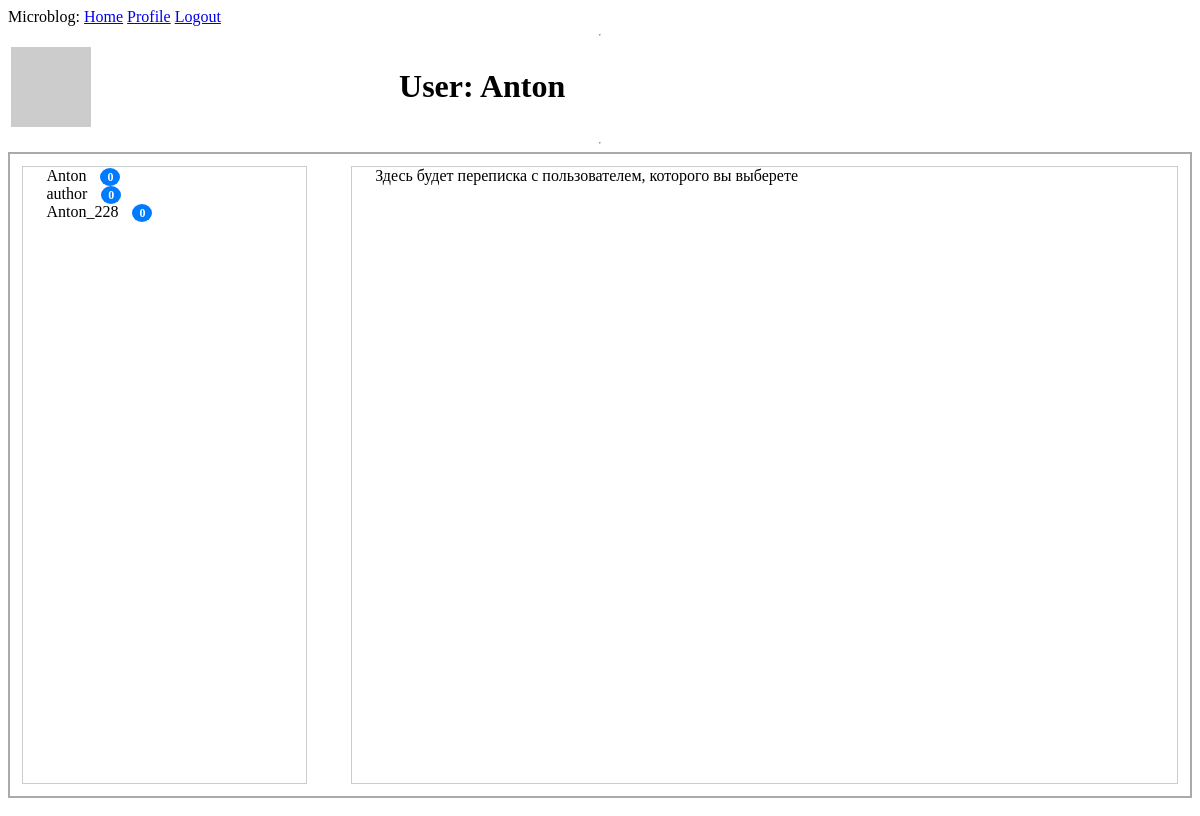
The page /user/Anton (signed in) on the database as committed earlier.
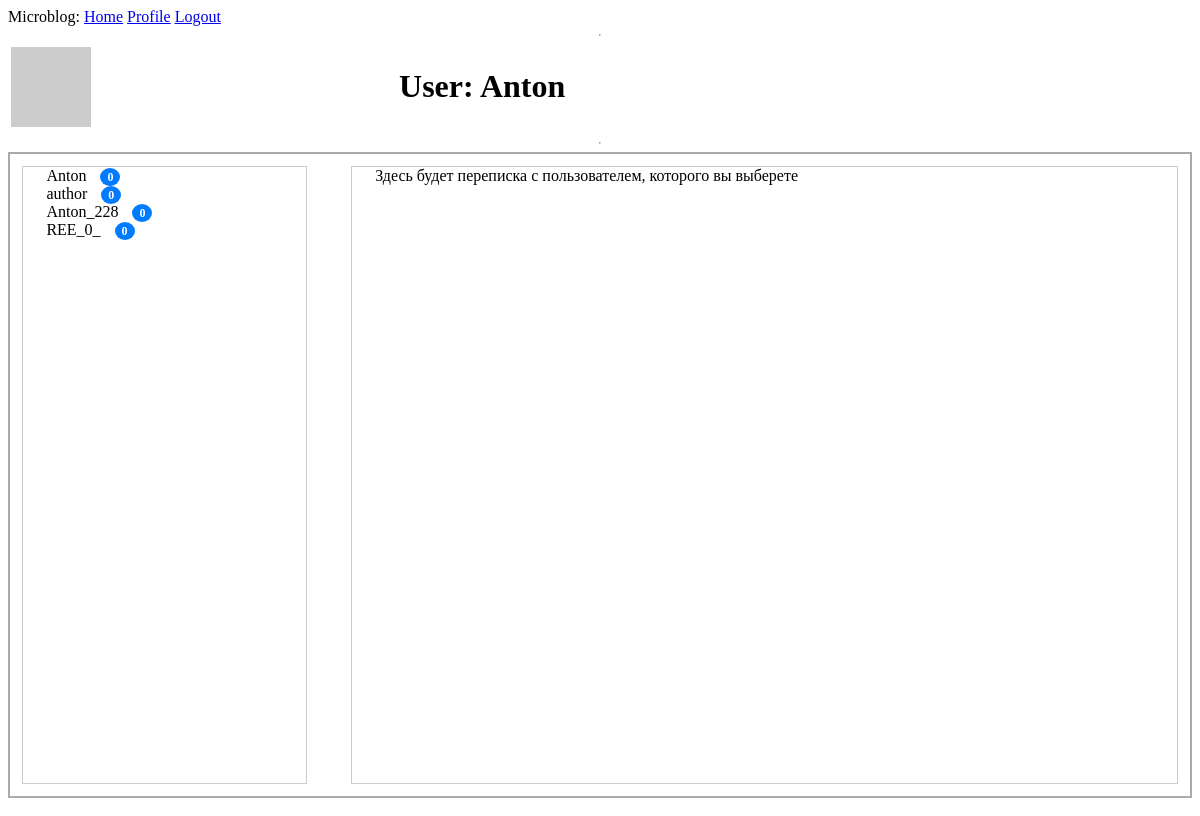
The same page on the database as committed later.
### app/models.py (models this page shows, shortened)
class User(UserMixin, db.Model):
    id: so.Mapped[int] = so.mapped_column(primary_key=True)
    username: so.Mapped[str] = so.mapped_column(sa.String(64), index=True, unique=True)
    email: so.Mapped[str] = so.mapped_column(sa.String(120), index=True, unique=True)
    password_hash: so.Mapped[Optional[str]] = so.mapped_column(sa.String(256))
    sent_messages: so.WriteOnlyMapped['Message'] = so.relationship(
        back_populates='author',
        foreign_keys='Message.sender_id'
    )
    received_messages: so.WriteOnlyMapped['Message'] = so.relationship(
        back_populates='recipient',
        foreign_keys='Message.receiver_id'
    )
    def avatar(self, size):
        digest = md5(self.email.lower().encode('utf-8')).hexdigest()
        return f'https://www.gravatar.com/avatar/{digest}?d=identicon&s={size}'

### app/routes.py (the view)
@app.route('/user/<username>', methods=['GET'])
@login_required
def user(username):
    user = db.first_or_404(sa.select(User).where(User.username == username))
    contacts = db.session.scalars(
        sa.select(User).where(User.username != current_user.username)
    ).all()
    form = MessageForm()
    chat_with_id = request.args.get('chat_with', type=int)
    return render_template(
        'user.html',
        user=user,
        contacts=contacts,
        form=form,
        chat_with_id=chat_with_id  # Передаем этот ID в HTML
    )

### app/models.py (called while the page is built)
@login.user_loader
def load_user(id):
  return db.session.get(User, int(id))

### app/templates/user.html (shortened to what this page needs)
{% extends "base.html" %}
{% block content %}
    <table>
        <tr valign="top" >
            <td><img src="{{ user.avatar(64) }}"></td>
            <td><h1>User: {{ user.username }}</h1></td>
        </tr>
    </table>
    <hr>
    <div class="wrapper">
        <div class="flex-item contacts">
            {% for contact in contacts %}
                <div class="clickable" data-id="{{ contact.id }}" style="color:{%if chat_with_id == contact.id%} red {% else %} black {%endif%}">
                    {{ contact.username }}
                    <span class="unread-badge" id="badge-{{contact.id}}"
                    style="background : #007bff; color : white; border-radius: 50%; padding : 2px 7px;
                        font-size : 12px; margin-left : 10px; font-weight : bold"
                    >
                        0
                    </span>
                </div>
            {% endfor %}
        </div>
        <div class="flex-item messages">
            <div id="output-box">
                Здесь будет переписка с пользователем, которого вы выберете
            </div>
        </div>
    </div>
{% endblock %}

### app/templates/base.html (shortened to what this page needs)
<!DOCTYPE html>
<html lang="en">
<head>
    <link rel="stylesheet" href="{{ url_for('static', filename='style.css') }}">
</head>
<body>
    <div>
      Microblog:
      <a href="{{ url_for('index') }}">Home</a>
      {% if current_user.is_anonymous %}
        <a href="{{ url_for('login') }}">Login</a>
      {% else %}
        <a href="{{ url_for('user', username=current_user.username) }}">Profile</a>
        <a href="{{ url_for('logout') }}">Logout</a>
      {% endif %}
    </div>
    <hr>
    {% block content %}{% endblock %}
</body>
</html>

### app/static/style.css (style rules this page uses)
body { margin: 0; padding: 0; height: 100%; }
body { display: flex; flex-direction: column; height: 100vh; box-sizing: border-box; overflow: hidden !important; }
.wrapper { display: flex; border: 2px #aaa solid; flex: 1; min-height: 0; box-sizing: border-box; width: 100%; gap: 20px; margin-bottom: 10px; }
.flex-item { margin: 1%; border: 1px #ccc solid; padding-right: 2%; padding-left: 2%; }
.contacts { overflow-y: auto; flex: 0 0 20%; min-width: 0; }
.messages { display: flex; flex-direction: column; flex: 1; box-sizing: border-box; min-width: 0; }
#output-box { overflow-y: auto; }

Rows that differ between the two databases and show on the page:
added User: username "REE_0_"
